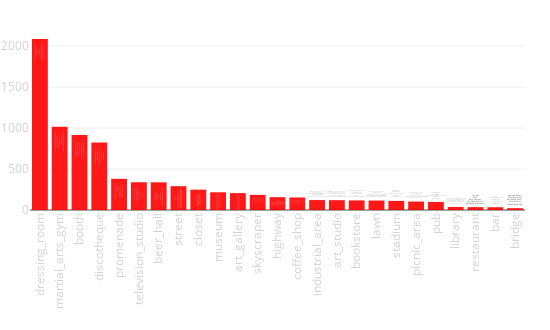

Notebook source saved alongside this figure:
### Code cell
tags_rate([x[0].split("/")[0] for x in scenes_result][N_SKIP:],
                        [x[1] for x in scenes_result][N_SKIP:])

### Figure 1 — Plotly figure (JSON) as saved in the notebook; plotly's stock layout.template omitted (floating-point values rounded to 4 significant figures)
{"data": [{"hoverinfo": "y+text", "marker": {"color": "red"}, "opacity": 0.9, "text": ["Территория_Фитнеса <br>Фотостудия_Wonderland <br>PT_studio <br>VoxStudios <br>Ai_Lab_Лаборатория_Стиля...", "Московский_Центр_Боевых_И... <br>Ultimate_Fitness <br>Академия_Бокса <br>Rocky_Road_GYM <br>Московский_к_рлинг_клуб", "Территория_Фитнеса <br>Экспоцентр_На_Красной_Пре... <br>Москва_Экспоцентр <br>75_павильон_ВДНХ <br>Конгресс_Парк_Radisson_Ro...", "Mulata_bar <br>Gipsypalace <br>Soloway_Караоке_Dance_clu... <br>Shishas_Sferum_Bar <br>The_Lumiere_Brothers_Cent...", "Новоарбатский_мост <br>Лужков_мост <br>Бородинский_мост <br>Moscow_River <br>Bolshoy_Kamenny_Bridge", "Live_Stars <br>Ru_Tv <br>Вечерний_Ургант <br>Sokolniki_Exhibition_and... <br>Triumph_Эвент_Холл", "Конор_Мак_Несса_Ирландски... <br>Chesterfield_Bar <br>Mitzva_Bar <br>Альбатрос <br>Мулата_Бар", "Особняк_на_Волхонке <br>Московский_Марафон_Moscow... <br>Якиманская_Набережная <br>Арбат <br>ГУМ", "STORY_resale_store <br>Москва_Россия <br>Останкинская_Телебашня_Os... <br>Цум_Дисконт <br>Трц_Лужайка", "Пушкинский_Музей <br>Государственный_музей_изо... <br>Третьяковская_Галерея <br>ГМИИ_им_А_С_Пушкина <br>Галерея_искусств_Зураба_Ц...", "Галерея_искусства_стран_Е... <br>Галерея_братьев_Люмьер <br>Московский_Дом_Фотографии <br>МАММ_Мультимедия_Арт_Музе... <br>Третьяковская_Галерея", "Moscow_City_Towers <br>Москва_Сити <br>Evolution_Tower <br>Moscow_City_Complex <br>Смотровая_Площадка_Москва...", "ТТК <br>Киевское_Шоссе <br>Новоарбатский_мост <br>Звенигородское_Шоссе <br>Щ_лковское_Шоссе", "Max_Brenner_Chocolate_Bar... <br>Starbucks_Russia <br>Кофемания_Coffeemania_ <br>WEST_4 <br>Paul", "Останкинская_башня <br>Москва_Сити <br>Набережная_Тараса_Шевченк... <br>ММДЦ_Москва_сити <br>Башня_на_набережной_блок...", "МАММ_Мультимедия_Арт_Музе... <br>Галерея_братьев_Люмьер <br>The_State_Tretyakov_Galle... <br>Галерея_искусства_стран_Е... <br>Мультимедиа_Арт_музей_Ind...", "ЦДХ_на_Крымском_валу <br>Pioner_Cinema <br>Третьяковская_Метро <br>WEST_4 <br>Торговый_центр_Калужский", "Долина_Реки_Сетунь <br>Парк_Радуга <br>Яблоневый_Сад_На_Кутузовс... <br>Марфо_Мариинская_обитель... <br>Храм_Святой_Праведной_Бла...", "RZD_Arena <br>РЖД_Арена <br>Grigory_Fedotov_Stadium <br>VEB_Arena <br>ВЭБ_Арена", "Алтуфьевский_парк <br>Парк_Останкино <br>Детский_парк_Фили <br>Мемориально_Парковый_комп... <br>Красногорский_Парк", "Chesterfield_Bar <br>Pancho_Villa <br>Дорогая_Я_Перезвоню_на_Пя... <br>BQ_Bar <br>Мулата_Бар", "Центральный_Дом_Литератор... <br>Экспериментаниум_музей <br>Российская_государственна... <br>Квартира_Рочдельская <br>Первый_Канал", "Luciano <br>Paul <br>Buro_Canteen <br>Ресторан_Waiters <br>Хачапури_Khachapuri", "То_Да_Се <br>Г_Видное_Ул_Ольховая <br>John_Gilroys_Pub <br>Pancho_Villa <br>Bar_BQ_Cafe", "Крымский_мост <br>Moscow_River <br>Крымский_Мост <br>Park_Kultury <br>Бородинский_мост"], "type": "bar", "uid": "a8461530-3542-11e9-99de-3c15c2cf2370", "x": ["dressing_room", "martial_arts_gym", "booth", "discotheque", "promenade", "television_studio", "beer_hall", "street", "closet", "museum", "art_gallery", "skyscraper", "highway", "coffee_shop", "industrial_area", "art_studio", "bookstore", "lawn", "stadium", "picnic_area", "pub", "library", "restaurant", "bar", "bridge"], "xaxis": "x", "y": [2085.0, 1016.0, 915.1, 823.9, 379.9, 338.6, 337.4, 290.1, 248.0, 216.1, 206.1, 184.5, 156.3, 152.6, 121.1, 119.9, 117.0, 115.5, 111.1, 103.2, 98.3, 36.31, 34.96, 33.51, 22.25], "yaxis": "y"}], "layout": {"height": 330, "margin": {"b": 120, "l": 30, "r": 25, "t": 30}, "showlegend": false, "width": 550, "xaxis": {"anchor": "y", "domain": [0, 1], "tickangle": -90, "tickfont": {"color": "lightgrey", "size": 11.5}}, "xaxis2": {"tickangle": -90, "tickfont": {"color": "lightgrey", "size": 11.5}}, "yaxis": {"anchor": "x", "domain": [0, 1], "tickfont": {"color": "lightgrey", "size": 11.5}}, "yaxis2": {"tickfont": {"color": "lightgrey", "size": 11.5}}}}
